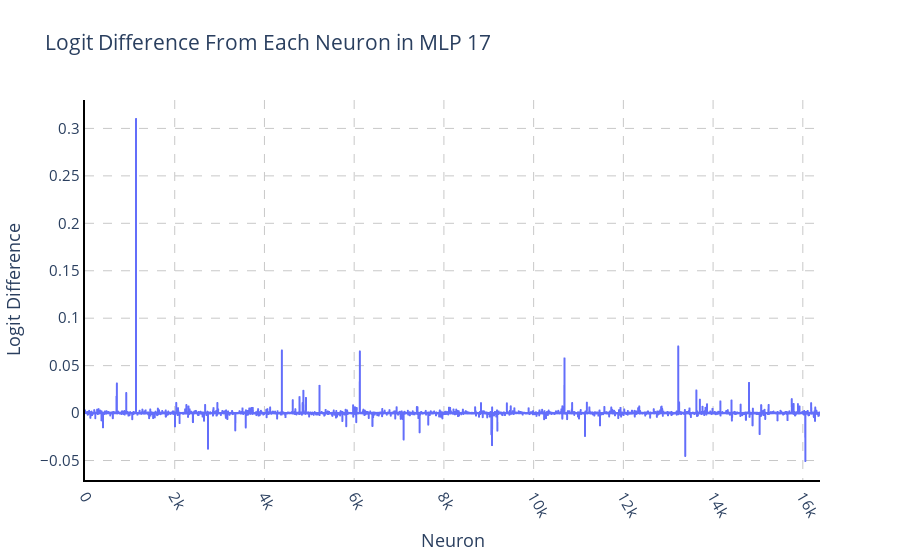

Write notebook code for a chart like this one.
### Code cell
fig = line(neurons_contrib_logit_diff.mean(0),
title=f"Logit Difference From Each Neuron in MLP {layer_index}",
xaxis="Neuron", yaxis="Logit Difference",return_fig=True)
fig.update_layout(
    font=dict(
        size=15,  # Set the font size here
    )
)
fig = paper_plot(fig)
fig.show()
pio.write_image(fig, f'{images_dir}/MLP{layer_index}_{language}_neurons.pdf',scale=6, width=800, height=350)

### Figure 1 — Plotly figure (JSON) as saved in the notebook; plotly's stock layout.template omitted (floating-point values rounded to 4 significant figures; data arrays with more than 128 entries replaced by an {"elided": "..."} marker saying what was removed)
{"data": [{"hovertemplate": "Neuron=%{x}<br>Logit Difference=%{y}<extra></extra>", "legendgroup": "", "line": {"color": "#636efa", "dash": "solid"}, "marker": {"symbol": "circle"}, "mode": "lines", "name": "", "showlegend": false, "type": "scattergl", "x": {"elided": "16384 int values"}, "xaxis": "x", "y": {"elided": "16384 float values"}, "yaxis": "y"}], "layout": {"font": {"size": 15}, "legend": {"tracegroupgap": 0}, "title": {"text": "Logit Difference From Each Neuron in MLP 17"}, "xaxis": {"anchor": "y", "domain": [0, 1], "gridcolor": "rgb(200,200,200)", "griddash": "dash", "linecolor": "black", "linewidth": 2, "showline": true, "tickangle": 60, "title": {"text": "Neuron"}, "zeroline": false}, "yaxis": {"anchor": "x", "domain": [0, 1], "gridcolor": "rgb(200,200,200)", "griddash": "dash", "linecolor": "black", "linewidth": 2, "showline": true, "title": {"text": "Logit Difference"}, "zeroline": false}}}
